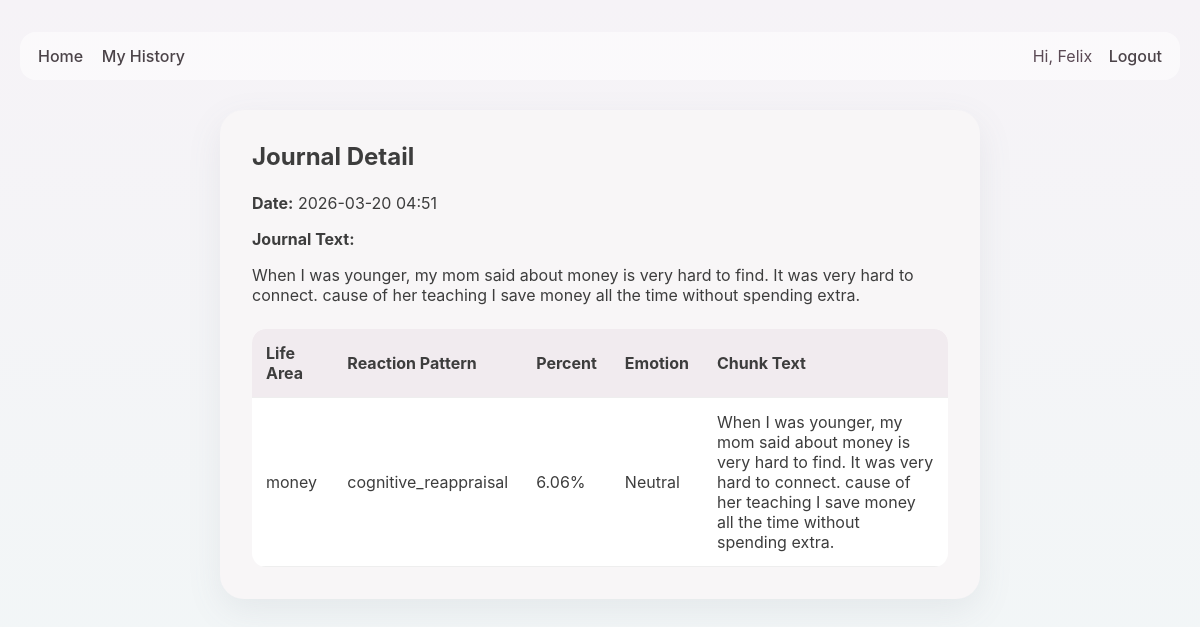
/history/7 (signed in), run on the app's committed database.
### app.py (models this page shows, shortened)
class User(UserMixin, db.Model):
    id = db.Column(db.Integer, primary_key=True)
    username = db.Column(db.String(120), unique=True, nullable=False)
    email = db.Column(db.String(150), unique=True, nullable=False)
    password_hash = db.Column(db.String(255), nullable=False)
    journals = db.relationship("JournalEntry", backref="user", lazy=True, cascade="all, delete-orphan")

class JournalEntry(db.Model):
    id = db.Column(db.Integer, primary_key=True)
    journal_text = db.Column(db.Text, nullable=False)
    created_at = db.Column(db.DateTime, default=datetime.utcnow)
    user_id = db.Column(db.Integer, db.ForeignKey("user.id"), nullable=False)
    analyses = db.relationship("JournalAnalysisRow", backref="journal", lazy=True, cascade="all, delete-orphan")

class JournalAnalysisRow(db.Model):
    id = db.Column(db.Integer, primary_key=True)
    life_area = db.Column(db.String(100), nullable=True)
    chunk_text = db.Column(db.Text, nullable=True)
    reaction_pattern = db.Column(db.String(200), nullable=True)
    percent = db.Column(db.Float, nullable=True)
    emotion = db.Column(db.String(100), nullable=True)
    journal_entry_id = db.Column(db.Integer, db.ForeignKey("journal_entry.id"), nullable=False)

### app.py (the view)
@app.route("/history/<int:entry_id>")
@login_required
def history_detail(entry_id):
    entry = JournalEntry.query.get_or_404(entry_id)
    if entry.user_id != current_user.id:
        flash("Unauthorized action.", "danger")
        return redirect(url_for("history"))
    return render_template("history_detail.html", entry=entry)

### app.py (called while the page is built)
@login_manager.user_loader
def load_user(user_id):
    return User.query.get(int(user_id))

### templates/history_detail.html
{% extends 'base.html' %}
{% block content %}
<div class="history-card">
    <h2>Journal Detail</h2>
    <p><strong>Date:</strong> {{ entry.created_at.strftime('%Y-%m-%d %H:%M') }}</p>
    <p><strong>Journal Text:</strong></p>
    <div style="margin-bottom: 24px;">{{ entry.journal_text }}</div>
    {% if entry.analyses %}
    <table class="history-table">
        <thead>
            <tr>
                <th>Life Area</th>
                <th>Reaction Pattern</th>
                <th>Percent</th>
                <th>Emotion</th>
                <th>Chunk Text</th>
            </tr>
        </thead>
        <tbody>
            {% for row in entry.analyses %}
            <tr>
                <td>{{ row.life_area }}</td>
                <td>{{ row.reaction_pattern }}</td>
                <td>{{ row.percent }}%</td>
                <td>{{ row.emotion }}</td>
                <td>{{ row.chunk_text }}</td>
            </tr>
            {% endfor %}
        </tbody>
    </table>
    {% endif %}
</div>
{% endblock %}

### templates/base.html (shortened to what this page needs)
<!DOCTYPE html>
<html lang="en">
<head>
    <link rel="stylesheet" href="{{ url_for('static', filename='css/style.css') }}">
</head>
<body>
    <div class="page-shell">
        <nav class="top-nav">
            <div class="nav-left">
                <a href="{{ url_for('index') }}">Home</a>
                {% if current_user.is_authenticated %}
                    <a href="{{ url_for('history') }}">My History</a>
                {% endif %}
            </div>
            <div class="nav-right">
                {% if current_user.is_authenticated %}
                    <span class="welcome-text">Hi, {{ current_user.username }}</span>
                    <a href="{{ url_for('logout') }}">Logout</a>
                {% else %}
                    <a href="{{ url_for('login') }}">Login</a>
                    <a href="{{ url_for('register') }}">Register</a>
                {% endif %}
            </div>
        </nav>
        {% block content %}{% endblock %}
    </div>
</body>
</html>

### static/css/style.css (style rules this page uses)
* { box-sizing: border-box; }
body { margin: 0; padding: 0; font-family: "Inter", "Segoe UI", Arial, sans-serif; background: linear-gradient(180deg, #f6f3f7 0%, #f2f6f7 100%); color: #3d3d3d; }
.page-shell { max-width: 1200px; margin: 0 auto; padding: 20px; }
.top-nav { display: flex; justify-content: space-between; align-items: center; margin: 12px 0 24px; padding: 14px 18px; border-radius: 16px; background: rgba(255, 255, 255, 0.55); }
.top-nav a { text-decoration: none; margin-right: 14px; color: #4b4348; font-weight: 500; }
.top-nav a:last-child { margin-right: 0; }
.welcome-text { margin-right: 12px; color: #5b4a55; }
.auth-card, .history-card { max-width: 760px; margin: 30px auto; background: #f8f6f7; padding: 32px; border-radius: 24px; box-shadow: 0 12px 35px rgba(110, 118, 130, 0.10); }
.auth-card h2, .history-card h2 { margin-top: 0; margin-bottom: 22px; }
.history-table { width: 100%; border-collapse: collapse; background: white; border-radius: 14px; overflow: hidden; }
.history-table th, .history-table td { text-align: left; padding: 14px; border-bottom: 1px solid #eee; }
.history-table th { background: #f1ebef; }

### data on the page
User: username "Felix"
JournalEntry: created_at "2026-03-20 04:51", journal_text "When I was younger, my mom said about money is very hard to find. It was very hard to connect. cause of her teaching I save money all the time without spending extra."
JournalAnalysisRow: life_area "money", reaction_pattern "cognitive_reappraisal", percent "6.06", emotion "Neutral", chunk_text "When I was younger, my mom said about money is very hard to find. It was very hard to connect. cause of her teaching I save money all the time without spending extra."
